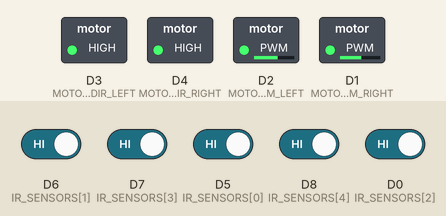
Bench run of a sketch on a simulated ESP8266 (NodeMCU). Shown: switched loads named in the sketch (green lamp = pin HIGH). The test bench sets the inputs (shaded band); at power-on: D0 (IR_SENSORS[2]), D5 (IR_SENSORS[0]), D6 (IR_SENSORS[1]), D7 (IR_SENSORS[3]), D8 (IR_SENSORS[4]) HIGH.

Above: at 4.2 s.
4.3 s: D6 (IR_SENSORS[1]) driven LOW
At 5.5 s:
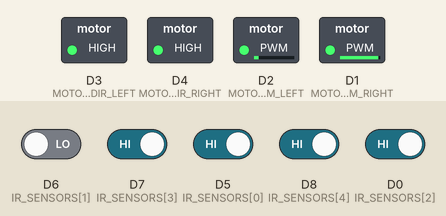
5.8 s: D5 (IR_SENSORS[0]) driven LOW
At 6.8 s:
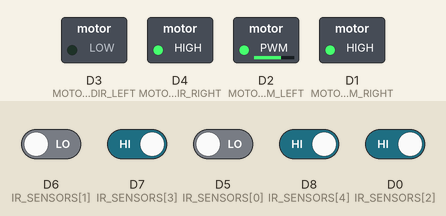
7.3 s: D5 (IR_SENSORS[0]) driven HIGH
At 7.9 s:
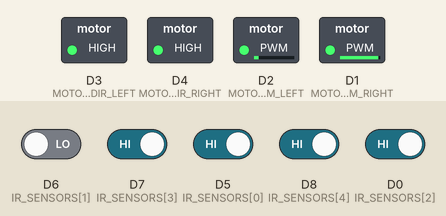
8.8 s: D8 (IR_SENSORS[4]) driven LOW
At 10.0 s:
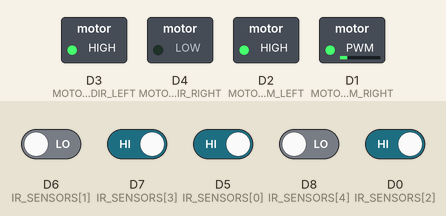
10.3 s: D7 (IR_SENSORS[3]) driven LOW
At 11.4 s:
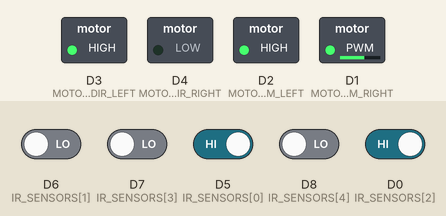
11.8 s: D7 (IR_SENSORS[3]) driven HIGH
At 12.5 s:
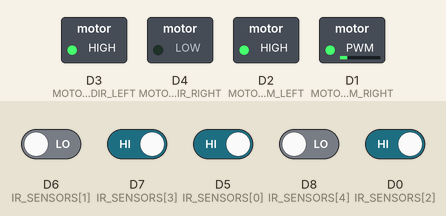
Timing chart, 0 to 14.3 s (numbered marks = the images above; inputs shaded):
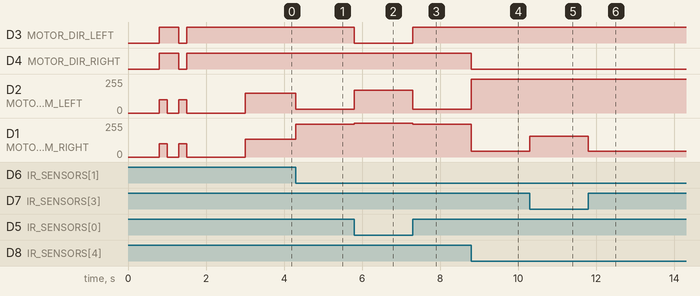

Measured:
- after the input at 4.3 s, D2 (MOTOR_PWM_LEFT): 150/255 → 28/255 at once; D1 (MOTOR_PWM_RIGHT): 135/255 → 244/255 at once
- after the input at 5.8 s, D3 (MOTOR_DIR_LEFT): HIGH → LOW at once; D2 (MOTOR_PWM_LEFT): 28/255 → 172/255 at once; D1 (MOTOR_PWM_RIGHT): 244/255 → 255/255 at once
- after the input at 7.3 s, D3 (MOTOR_DIR_LEFT): LOW → HIGH at once; D2 (MOTOR_PWM_LEFT): 172/255 → 28/255 at once; D1 (MOTOR_PWM_RIGHT): 255/255 → 244/255 at once
- after the input at 8.8 s, D4 (MOTOR_DIR_RIGHT): HIGH → LOW at once; D2 (MOTOR_PWM_LEFT): 28/255 → 255/255 at once; D1 (MOTOR_PWM_RIGHT): 244/255 → 45/255 at once
- after the input at 10.3 s, D1 (MOTOR_PWM_RIGHT): 45/255 → 154/255 at once
- after the input at 11.8 s, D1 (MOTOR_PWM_RIGHT): 154/255 → 45/255 at once

The sketch:

linefollower-2.ino
```cpp
#include "headers.h"

// float integralAccumulator = 0.0f;
unsigned long lastTime = 0;

void setupPins() {
  pinMode(MOTOR_DIR_LEFT, OUTPUT);
  pinMode(MOTOR_PWM_LEFT, OUTPUT);
  pinMode(MOTOR_DIR_RIGHT, OUTPUT);
  pinMode(MOTOR_PWM_RIGHT, OUTPUT);


  for (uint8_t pin : IR_SENSORS) {
    pinMode(pin, INPUT);
  }
}

void setupAnimation() {
  setMotor(BOTH, 100, FORWARD);
  delay(200);
  setMotor(BOTH, 0, FORWARD);
  delay(300);
  setMotor(BOTH, 100, BACKWARD);
  delay(200);
  setMotor(BOTH, 0, FORWARD);
  delay(1500);
}

void setup() {
  delay(800);
  // Serial.begin(9600);
  // while (!Serial)
  //   ;
  setupPins();

  setupAnimation();

  // Serial.println("Setup Complete. Loop starting...");
}

float lastError = 0;

/*
* getError() function:
* negative error: drifting right (line is to the robot's right, robot needs to turn right)
* 0: center
* positive error: drifting left (line is to the robot's left, robot needs to turn left)
*/
float getError() {
  unsigned int active = 0;
  float error = 0;

  for (uint8_t i = 0; i < IR_SENSORS_COUNT; i++) {
    if (digitalRead(IR_SENSORS[i]) == ON_LINE) {
      error += IR_SENSORS_WEIGHTS[i];
      active++;
    }
  }
  error = constrain(error, IR_SENSORS_WEIGHTS[0], IR_SENSORS_WEIGHTS[IR_SENSORS_COUNT - 1]);

  if (active == 0)
    return lastError;

  lastError = error;

  return error;
}

float p = 0;
float i = 0;
float d = 0;

// PID Algorithm
void loop() {
  float error = getError();
  unsigned long now = millis();

  p = Kp * error;
  i = constrain(Ki * (i + error), INTEGRAL_MAX_CONTRIBUTION * -1, INTEGRAL_MAX_CONTRIBUTION);
  d = Kd * error - lastError;

  float correction = p + i + d;

  int leftSpeed = round(MOTOR_BASE_SPEED + correction);
  int rightSpeed = round(MOTOR_BASE_SPEED - correction);

  setMotor(LEFT, abs(leftSpeed), leftSpeed >= 0 ? FORWARD : BACKWARD);
  setMotor(RIGHT, abs(rightSpeed), rightSpeed >= 0 ? FORWARD : BACKWARD);

  // Serial.print("Correction: ");
  // Serial.print(correction);
  // Serial.print(" | ");
  // Serial.print(leftSpeed);
  // Serial.print(" ");
  // Serial.println(rightSpeed);

  lastTime = now;

  // delay(5);
}
```

headers.h
```cpp
#ifndef HEADERS_H
#define HEADERS_H

#include <Arduino.h>

#define MOTOR_PWM_LEFT D2
#define MOTOR_PWM_RIGHT D1
#define MOTOR_DIR_LEFT D3
#define MOTOR_DIR_RIGHT D4

#define MOTOR_BASE_SPEED 150  // 0-255
#define MOTOR_MAX_SPEED 255   // 0-255

#define INTEGRAL_MAX_CONTRIBUTION 255.0f

#define Kp 0.7f * MOTOR_BASE_SPEED
#define Ki 0.0f
#define Kd 7.0f

const uint8_t IR_SENSORS[] = { D5, D6, D0, D7, D8 };  // from left to right
const uint8_t IR_SENSORS_COUNT = 5;
const float IR_SENSORS_WEIGHTS[IR_SENSORS_COUNT] = { -2.9f, -1.1f, 0.0f, 1.1f, 2.9f };


#define ON_LINE LOW
#define OFF_LINE HIGH

enum Side {
  LEFT,
  RIGHT,
  BOTH
};

enum Direction {
  FORWARD,
  BACKWARD
};


void setMotor(Side side, int speed, Direction direction) {
  speed = constrain(side == RIGHT ? speed * 0.9f : speed, 0, MOTOR_MAX_SPEED);
  int ctrl = direction == Direction::FORWARD ? HIGH : LOW;

  auto setSingleMotor = [&](int pwmPin, int dirPin) {
    digitalWrite(dirPin, ctrl);
    analogWrite(pwmPin, speed);
  };

  if (side == LEFT || side == BOTH) setSingleMotor(MOTOR_PWM_LEFT, MOTOR_DIR_LEFT);
  if (side == RIGHT || side == BOTH) setSingleMotor(MOTOR_PWM_RIGHT, MOTOR_DIR_RIGHT);
}

#endif
```
